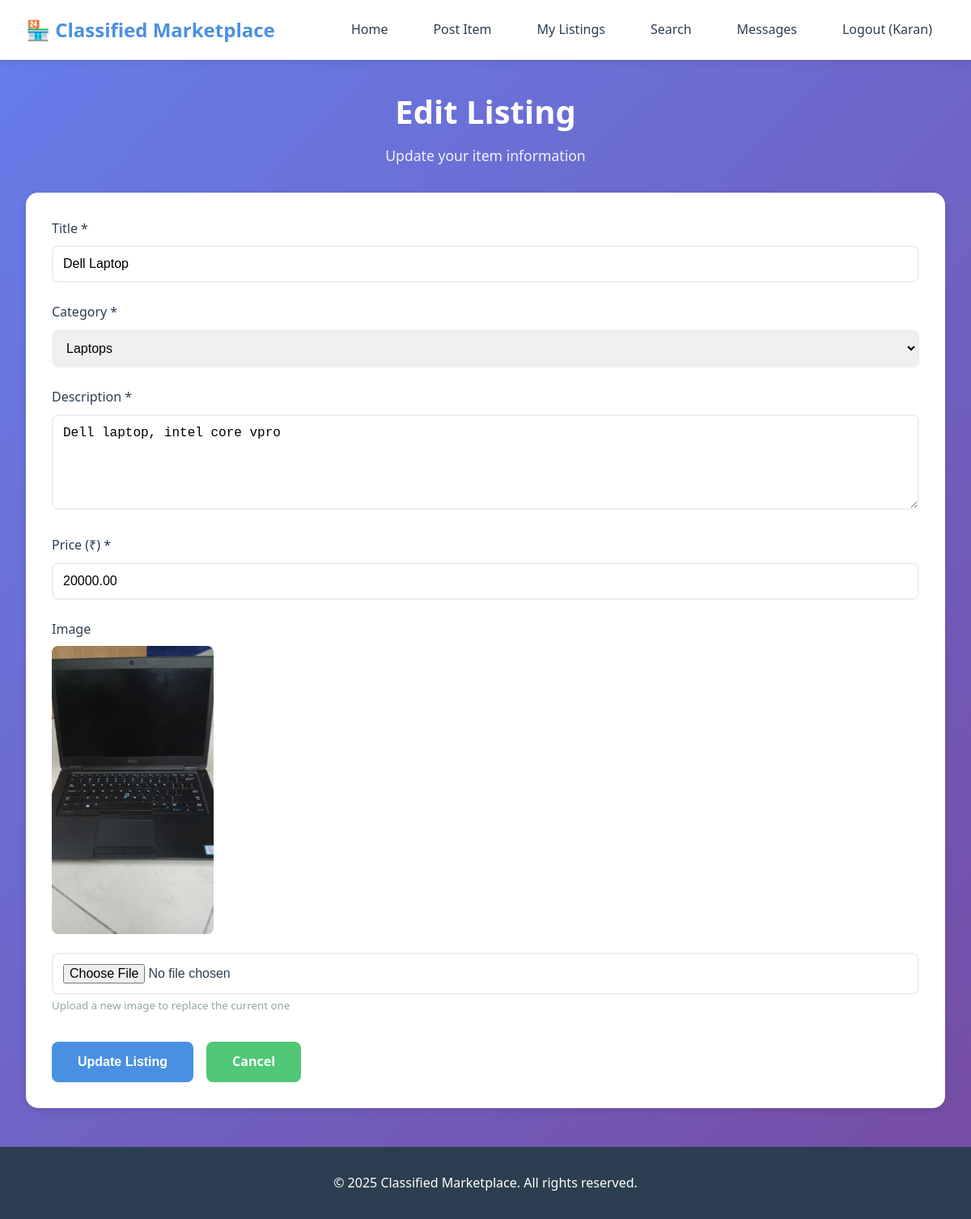
The app's page /edit/2/ (signed in) with its own data.
### listings/models.py (models this page shows, shortened)
class Listing(models.Model):
    title = models.CharField(max_length=200)
    description = models.TextField()
    category = models.ForeignKey(Category, on_delete=models.CASCADE, related_name='listings')
    price = models.DecimalField(max_digits=10, decimal_places=2)
    image = models.ImageField(upload_to='listings/', blank=True, null=True)
    owner = models.ForeignKey(User, on_delete=models.CASCADE, related_name='listings')
    created_at = models.DateTimeField(auto_now_add=True)
    updated_at = models.DateTimeField(auto_now=True)
    is_sold = models.BooleanField(default=False)
    class Meta:
        ordering = ['-created_at']

### listings/views.py (the view)
# urls.py: path('edit/<int:pk>/', views.edit_listing, name='edit_listing'),
@login_required
def edit_listing(request, pk):
    listing = get_object_or_404(Listing, pk=pk)
    if listing.owner != request.user:
        messages.error(request, 'You do not have permission to edit this listing.')
        return redirect('listings:listing_detail', pk=pk)
    if request.method == 'POST':
        form = ListingForm(request.POST, request.FILES, instance=listing)
        if form.is_valid():
            form.save()
            messages.success(request, 'Listing updated successfully!')
            return redirect('listings:listing_detail', pk=pk)
    else:
        form = ListingForm(instance=listing)
    return render(request, 'listings/edit_listing.html', {'form': form, 'listing': listing})

### listings/forms.py
class ListingForm(forms.ModelForm):
    class Meta:
        model = Listing
        fields = ['title', 'description', 'category', 'price', 'image']
        widgets = {
            'title': forms.TextInput(attrs={
                'class': 'form-control',
                'placeholder': 'Enter item title'
            }),
            'description': forms.Textarea(attrs={
                'class': 'form-control',
                'rows': 5,
                'placeholder': 'Describe your item...'
            }),
            'category': forms.Select(attrs={
                'class': 'form-control'
            }),
            'price': forms.NumberInput(attrs={
                'class': 'form-control',
                'placeholder': 'Price in ₹',
                'step': '0.01'
            }),
            'image': forms.FileInput(attrs={
                'class': 'form-control',
                'accept': 'image/*'
            })
        }

### listings/models.py (called while the page is built)
    def __str__(self):
        return self.name

### templates/listings/edit_listing.html (shortened to what this page needs)
{% extends 'base.html' %}
{% load static %}
{% block content %}
<div class="page-header">
    <h1>Edit Listing</h1>
    <p>Update your item information</p>
</div>
<div class="listing-detail-container">
    <form method="POST" enctype="multipart/form-data">
        <div class="form-group">
            <label for="id_title">Title *</label>
            {{ form.title }}
        </div>
        <div class="form-group">
            <label for="id_category">Category *</label>
            {{ form.category }}
        </div>
        <div class="form-group">
            <label for="id_description">Description *</label>
            {{ form.description }}
        </div>
        <div class="form-group">
            <label for="id_price">Price (₹) *</label>
            {{ form.price }}
        </div>
        <div class="form-group">
            <label for="id_image">Image</label>
            {% if listing.image %}
            <div style="margin-bottom: 1rem;">
                <img src="{{ listing.image.url }}" alt="Current image" style="max-width: 200px; border-radius: 8px;">
            </div>
            {% endif %}
            {{ form.image }}
            <small style="color: var(--gray);">Upload a new image to replace the current one</small>
        </div>
        <div style="display: flex; gap: 1rem; margin-top: 2rem;">
            <button type="submit" class="btn btn-primary">Update Listing</button>
            <a href="{% url 'listings:listing_detail' listing.pk %}" class="btn btn-secondary">Cancel</a>
        </div>
    </form>
</div>
{% endblock %}

### templates/base.html (shortened to what this page needs)
<!DOCTYPE html>
<html lang="en">
<head>
    {% load static %}
    <link rel="stylesheet" href="{% static 'css/style.css' %}">
</head>
<body>
    {% if user.is_authenticated %}
    <nav class="navbar">
        <div class="nav-container">
            <a href="{% url 'listings:home' %}" class="nav-logo">🏪 Classified Marketplace</a>
            <div class="nav-menu">
                <a href="{% url 'listings:home' %}" class="nav-link">Home</a>
                <a href="{% url 'listings:create_listing' %}" class="nav-link">Post Item</a>
                <a href="{% url 'listings:my_listings' %}" class="nav-link">My Listings</a>
                <a href="{% url 'listings:search' %}" class="nav-link">Search</a>
                <a href="{% url 'chat:chat_list' %}" class="nav-link">Messages</a>
                <a href="{% url 'accounts:logout' %}" class="nav-link">Logout ({{ user.username }})</a>
            </div>
        </div>
    </nav>
    {% endif %}
    <main class="main-content">
        {% block content %}{% endblock %}
    </main>
    <footer class="footer">
        <p>&copy; 2025 Classified Marketplace. All rights reserved.</p>
    </footer>
</body>
</html>

### static/css/style.css (style rules this page uses)
* { margin: 0; padding: 0; box-sizing: border-box; }
:root { --primary-color: #4a90e2; --secondary-color: #50c878; --danger-color: #e74c3c; --warning-color: #f39c12; --dark-color: #2c3e50; --light-color: #ecf0f1; --white: #ffffff; --gray: #95a5a6; --dark-gray: #7f8c8d; --shadow: 0 2px 10px rgba(0, 0, 0, 0.1); --shadow-hover: 0 4px 20px rgba(0, 0, 0, 0.15); }
body { font-family: 'Segoe UI', Tahoma, Geneva, Verdana, sans-serif; background: linear-gradient(135deg, #667eea 0%, #764ba2 100%); min-height: 100vh; color: var(--dark-color); line-height: 1.6; }
.navbar { background: var(--white); box-shadow: var(--shadow); padding: 1rem 0; position: sticky; top: 0; z-index: 1000; }
.nav-container { max-width: 1200px; margin: 0 auto; padding: 0 2rem; display: flex; justify-content: space-between; align-items: center; }
.nav-logo { font-size: 1.5rem; font-weight: bold; color: var(--primary-color); text-decoration: none; transition: transform 0.3s; }
.nav-menu { display: flex; gap: 1.5rem; align-items: center; }
.nav-link { color: var(--dark-color); text-decoration: none; font-weight: 500; transition: color 0.3s; padding: 0.5rem 1rem; border-radius: 5px; }
.main-content { max-width: 1200px; margin: 2rem auto; padding: 0 2rem; min-height: calc(100vh - 200px); }
.page-header { text-align: center; margin-bottom: 2rem; color: var(--white); }
.page-header h1 { font-size: 2.5rem; margin-bottom: 0.5rem; }
.page-header p { font-size: 1.1rem; opacity: 0.9; }
.form-group { margin-bottom: 1.5rem; }
.form-group label { display: block; margin-bottom: 0.5rem; color: var(--dark-color); font-weight: 500; }
.form-control { width: 100%; padding: 0.75rem; border: 2px solid var(--light-color); border-radius: 8px; font-size: 1rem; transition: border-color 0.3s; }
.btn { padding: 0.75rem 2rem; border: none; border-radius: 8px; font-size: 1rem; font-weight: 600; cursor: pointer; transition: all 0.3s; text-decoration: none; display: inline-block; text-align: center; }
.btn-primary { background: var(--primary-color); color: var(--white); }
.btn-secondary { background: var(--secondary-color); color: var(--white); }
.listing-detail-container { background: var(--white); border-radius: 15px; padding: 2rem; box-shadow: var(--shadow); }
.footer { background: var(--dark-color); color: var(--white); text-align: center; padding: 2rem; margin-top: 3rem; }

### records on screen
Listing: title "Dell Laptop", category "Laptops", description "Dell laptop, intel core vpro", price "20000.00", image (picture)

### other values on screen
{{ user.username }} "Karan"
